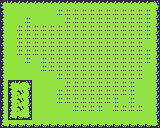

Tiled map render using the project's own tile images. Description and the whole map definition, tile-layer contents included, below:
An orthogonal 20x16 tile map with 8x8 px tiles, 1 tile layer (Tile Layer 1).

<map version="1.10" tiledversion="1.11.2" orientation="orthogonal" renderorder="right-down" width="20" height="16" tilewidth="8" tileheight="8" infinite="0" nextlayerid="2" nextobjectid="1">
 <tileset firstgid="1" source="main.tsx" />
 <layer id="1" name="Tile Layer 1" width="20" height="16">
  <data encoding="csv">
5,9,9,9,9,9,9,9,9,9,9,9,9,9,9,9,9,9,9,6,
3,2,2,2,2,2,2,12,12,12,12,12,12,12,12,12,12,12,12,8,
3,2,2,12,2,2,2,2,12,12,12,12,12,12,12,12,12,12,12,8,
3,2,12,12,12,12,12,12,12,12,12,12,12,12,12,12,12,12,12,8,
3,2,12,12,12,12,12,12,12,12,12,12,12,12,12,12,12,12,12,8,
3,2,12,12,12,12,12,12,12,12,12,12,12,12,12,12,12,12,2,8,
3,2,12,12,12,12,12,12,12,12,12,12,12,12,12,12,12,12,12,8,
3,2,2,12,2,12,12,12,12,12,12,12,12,12,12,12,12,12,12,8,
3,2,2,2,2,12,12,12,12,12,12,12,12,12,12,12,12,12,2,8,
3,2,2,2,2,2,2,12,12,12,12,12,12,12,12,12,12,12,2,8,
3,5,9,6,2,2,2,2,12,12,12,12,12,12,12,12,12,2,2,8,
3,3,11,8,2,2,2,12,12,12,12,12,12,12,12,12,12,2,2,8,
3,3,11,8,2,2,2,12,12,12,12,12,12,12,12,2,12,2,2,8,
3,3,11,8,2,2,2,2,2,12,12,12,12,2,12,12,12,12,2,8,
3,4,10,7,2,2,2,2,2,2,2,2,2,2,2,2,2,2,2,8,
4,10,10,10,10,10,10,10,10,10,10,10,10,10,10,10,10,10,10,7
</data>
 </layer>
</map>
